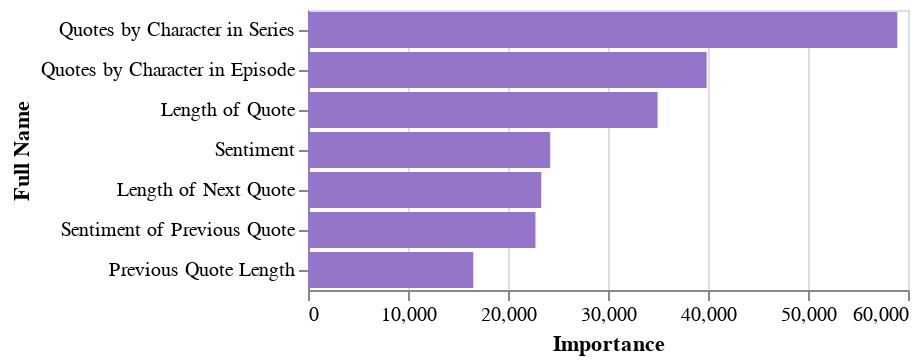

The notebook cell saved with this chart:
### Code cell
alt.Chart(cum_ft_imp.head(10)).mark_bar(color='#9575c9').encode(
    y= alt.Y('Full Name:N').sort('-x'),
    x=alt.X('Importance:Q')
)

### Figure 1 — Vega-Lite specification as saved in the notebook (floating-point values rounded to 4 significant figures)
{"config": {"view": {"continuousWidth": 300, "continuousHeight": 300}}, "data": {"name": "data-41aa914f454d54826433da4da918f6e7"}, "mark": {"type": "bar", "color": "#9575c9"}, "encoding": {"x": {"field": "Importance", "type": "quantitative"}, "y": {"field": "Full Name", "sort": "-x", "type": "nominal"}}, "$schema": "https://vega.github.io/schema/vega-lite/v5.8.0.json", "datasets": {"data-41aa914f454d54826433da4da918f6e7": [{"Group": "total_quotes_char", "Importance": 58931, "Full Name": "Quotes by Character in Series"}, {"Group": "episode_quotes", "Importance": 39864, "Full Name": "Quotes by Character in Episode"}, {"Group": "quote_len", "Importance": 34956, "Full Name": "Length of Quote"}, {"Group": "sentiment", "Importance": 24224, "Full Name": "Sentiment"}, {"Group": "next_quote_len", "Importance": 23324, "Full Name": "Length of Next Quote"}, {"Group": "prev_sent", "Importance": 22745, "Full Name": "Sentiment of Previous Quote"}, {"Group": "prev_quote_len", "Importance": 16527, "Full Name": "Previous Quote Length"}]}}
